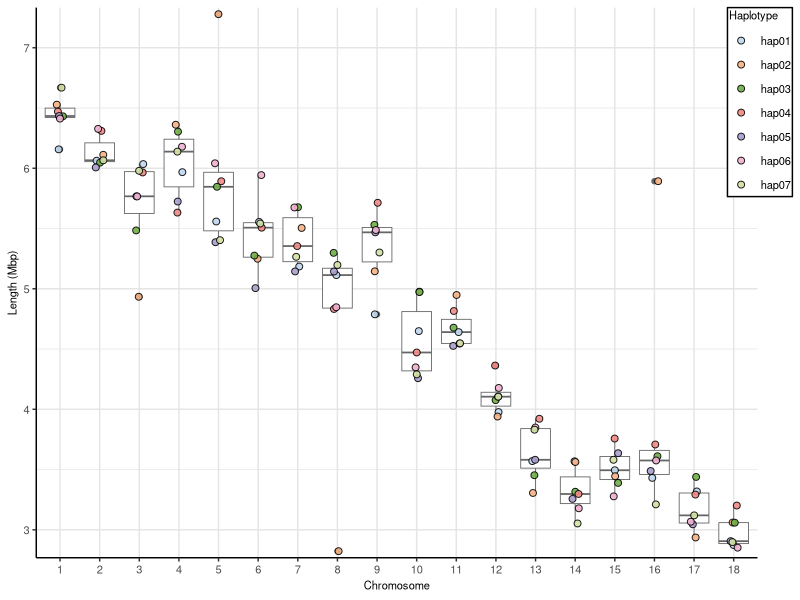
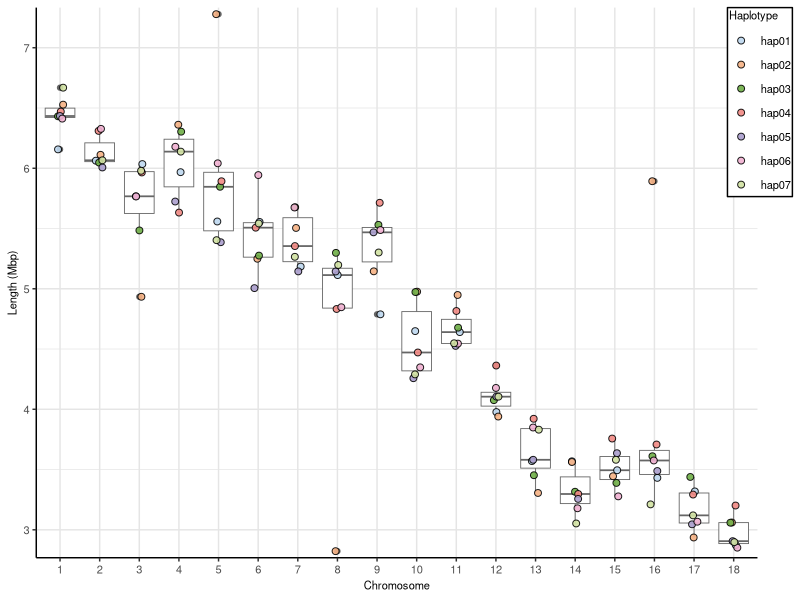

These figures' R source, in order:
options(scipen = 999)
library(ggplot2)
library(reshape2)
library(egg)


chr_dat <- read.delim("ETH2013_ITA2018_chrlengths.txt", sep = "\t", header = TRUE)
colnames(chr_dat) <- c("Haplotype", "1", "2", "3", "4", "5", "6", "7", "8", "9", "10", "11", "12", "13", "14", "15", "16", "17", "18")
chr_dat$Haplotype <- as.factor(chr_dat$Haplotype)
chr_dat$Haplotype <- factor(chr_dat$Haplotype, levels = c("hap01","hap02","hap03","hap04","hap05","hap06","hap07"))

chr_melted <- melt(chr_dat, value.name = "Length")
colnames(chr_melted)[2] <- "Chr"
chr_melted$Length <- chr_melted$Length/1000000

chr_lengths_plot <- ggplot(chr_melted) +
  geom_boxplot(aes(x = Chr, y = Length), color = "grey40", size = 0.3) +
  geom_jitter(aes(x = Chr, y = Length, fill = Haplotype), color = "black", shape = 21, size = 2, alpha = 0.9, width = 0.1, height = 0) +
  scale_fill_manual(values = c("#BDD7EE","#F5B184","#6fae47","#F08984","#AA9DCC","#EFB0D0","#D0E1A2"), breaks = c("hap01","hap02","hap03","hap04","hap05","hap06","hap07")) + 
  scale_y_continuous(expand = c(0.01,0.01)) +
  labs(x = "Chromosome", y = "Length (Mbp)") +
  theme(panel.background = element_blank(),
        panel.grid = element_line(color = "grey90"),
        axis.text = element_text(size = 8),
        axis.title = element_text(size = 8),
        axis.line = element_line(color = "black"),
        legend.background = element_rect(fill = "white", color = "black"),
        legend.key = element_blank(),
        legend.title = element_text(size = 8),
        legend.text = element_text(size =8),
        legend.justification = "top",
        legend.position = "right",
        legend.box.margin = margin(0,0,-1,0),
        legend.margin = margin(1,1.2,0,1.2),
        legend.box.spacing = unit(-1.5,"lines"))

chr_lengths_plot

ggsave("FigureS5.tiff", 
       chr_lengths_plot, device = "tiff", height = 5, width = 5, units = "in", dpi = 600)
